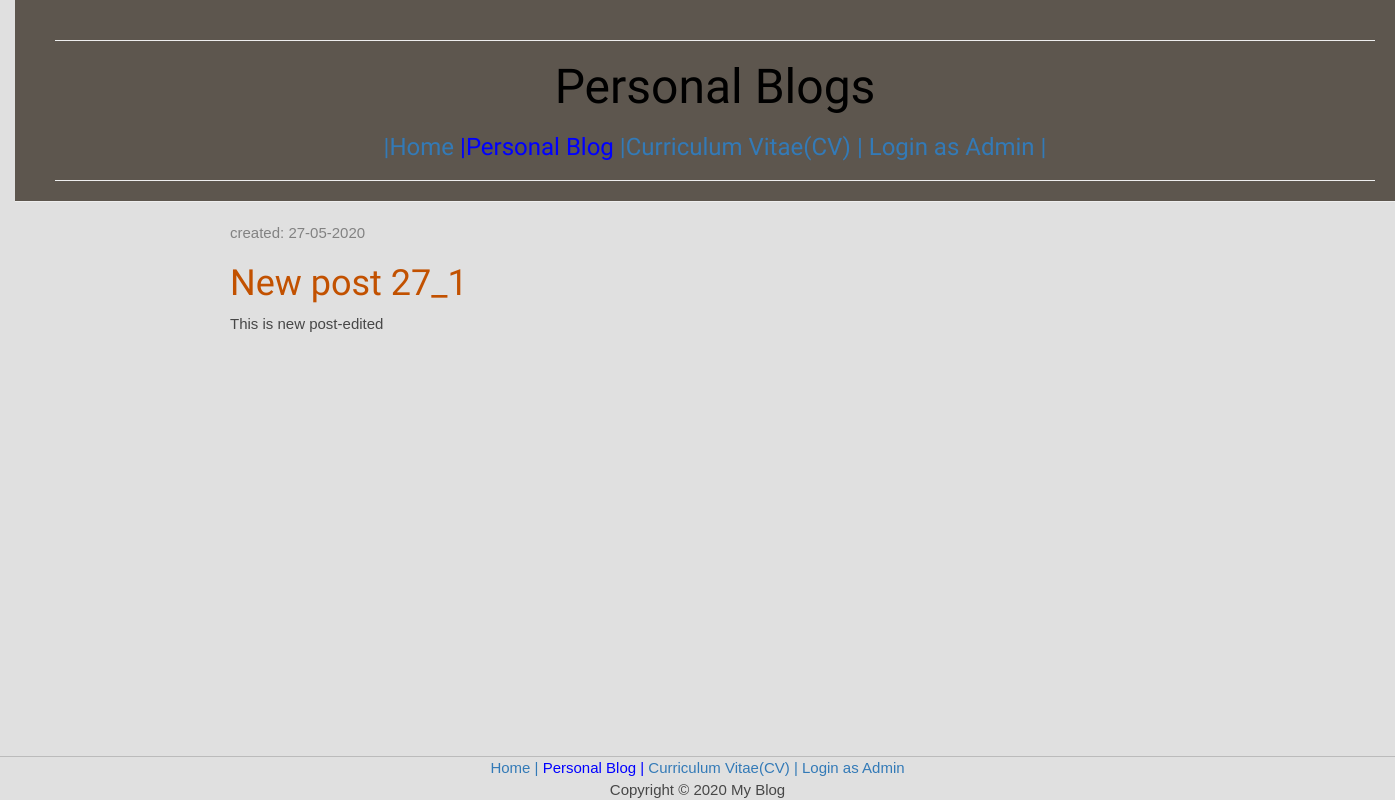
Page /blog/drafts/ on the earlier database version.
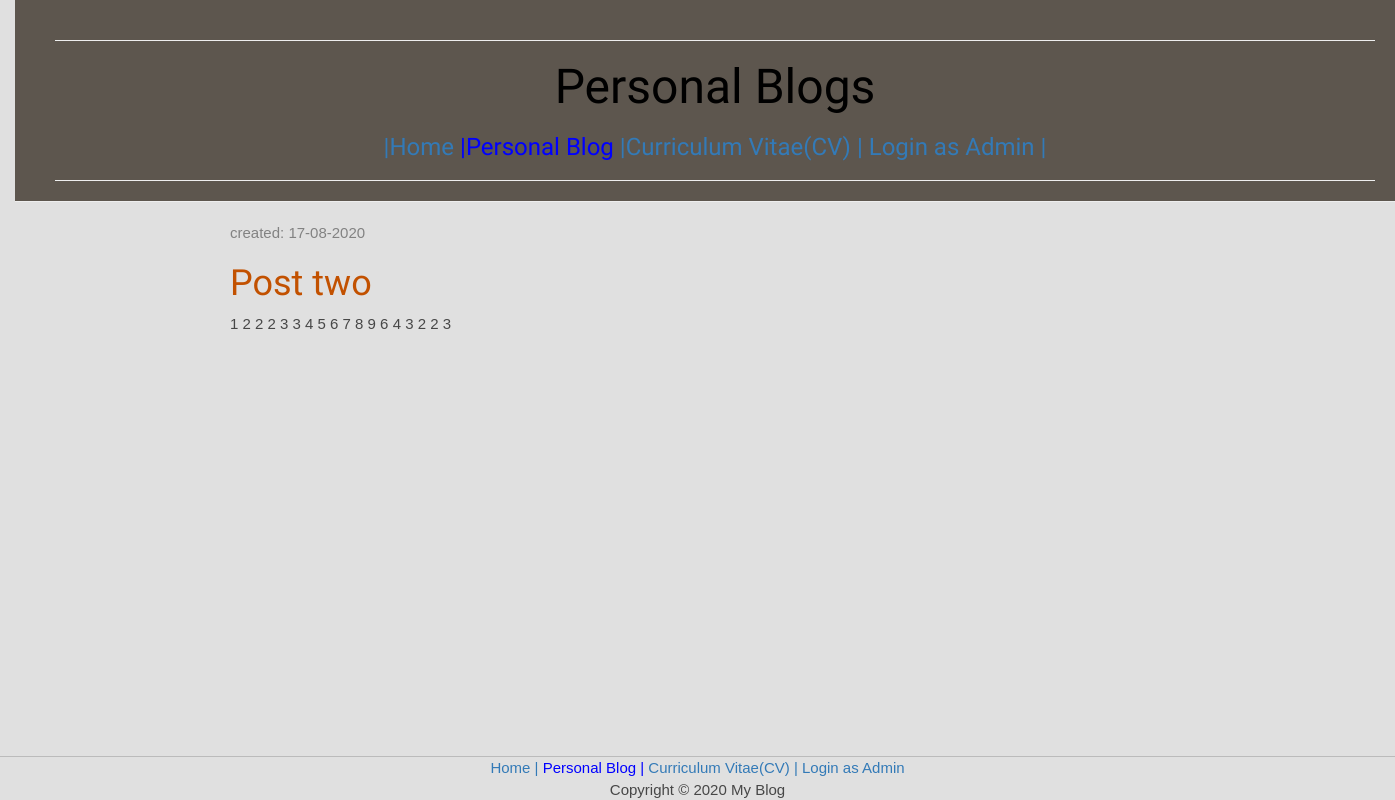
Same page on the later database version.
### blog/models.py (models this page shows, shortened)
class Post(models.Model):
    author = models.ForeignKey(settings.AUTH_USER_MODEL, on_delete=models.CASCADE)
    title = models.CharField(max_length=200)
    text = models.TextField()
    created_date = models.DateTimeField(default=timezone.now)
    published_date = models.DateTimeField(blank=True, null=True)

### blog/views.py (the view)
# urls.py: path('drafts/', views.post_draft_list, name='post_draft_list'),
def post_draft_list(request):
    posts = Post.objects.filter(published_date__isnull=True).order_by('created_date')
    return render(request, 'blog/post_draft_list.html', {'posts': posts})

### blog/templates/blog/post_draft_list.html
{% extends 'blog/base.html' %}
{% block content %}
    {% for post in posts %}
        <div class="post">
            <p class="date">created: {{ post.created_date|date:'d-m-Y' }}</p>
            <h1><a href="{% url 'post_detail' pk=post.pk %}">{{ post.title }}</a></h1>
            <p>{{ post.text|truncatechars:200 }}</p>
        </div>
    {% endfor %}
{% endblock %}

Differences in the rows shown:
no longer on this page (row edited): Post: created_date "27-05-2020", title "New post 27_1", text "This is new post-edited"
added Post: created_date "17-08-2020", title "Post two", text "1 2 2 2 3 3 4 5 6 7 8 9 6 4 3 2 2 3"
